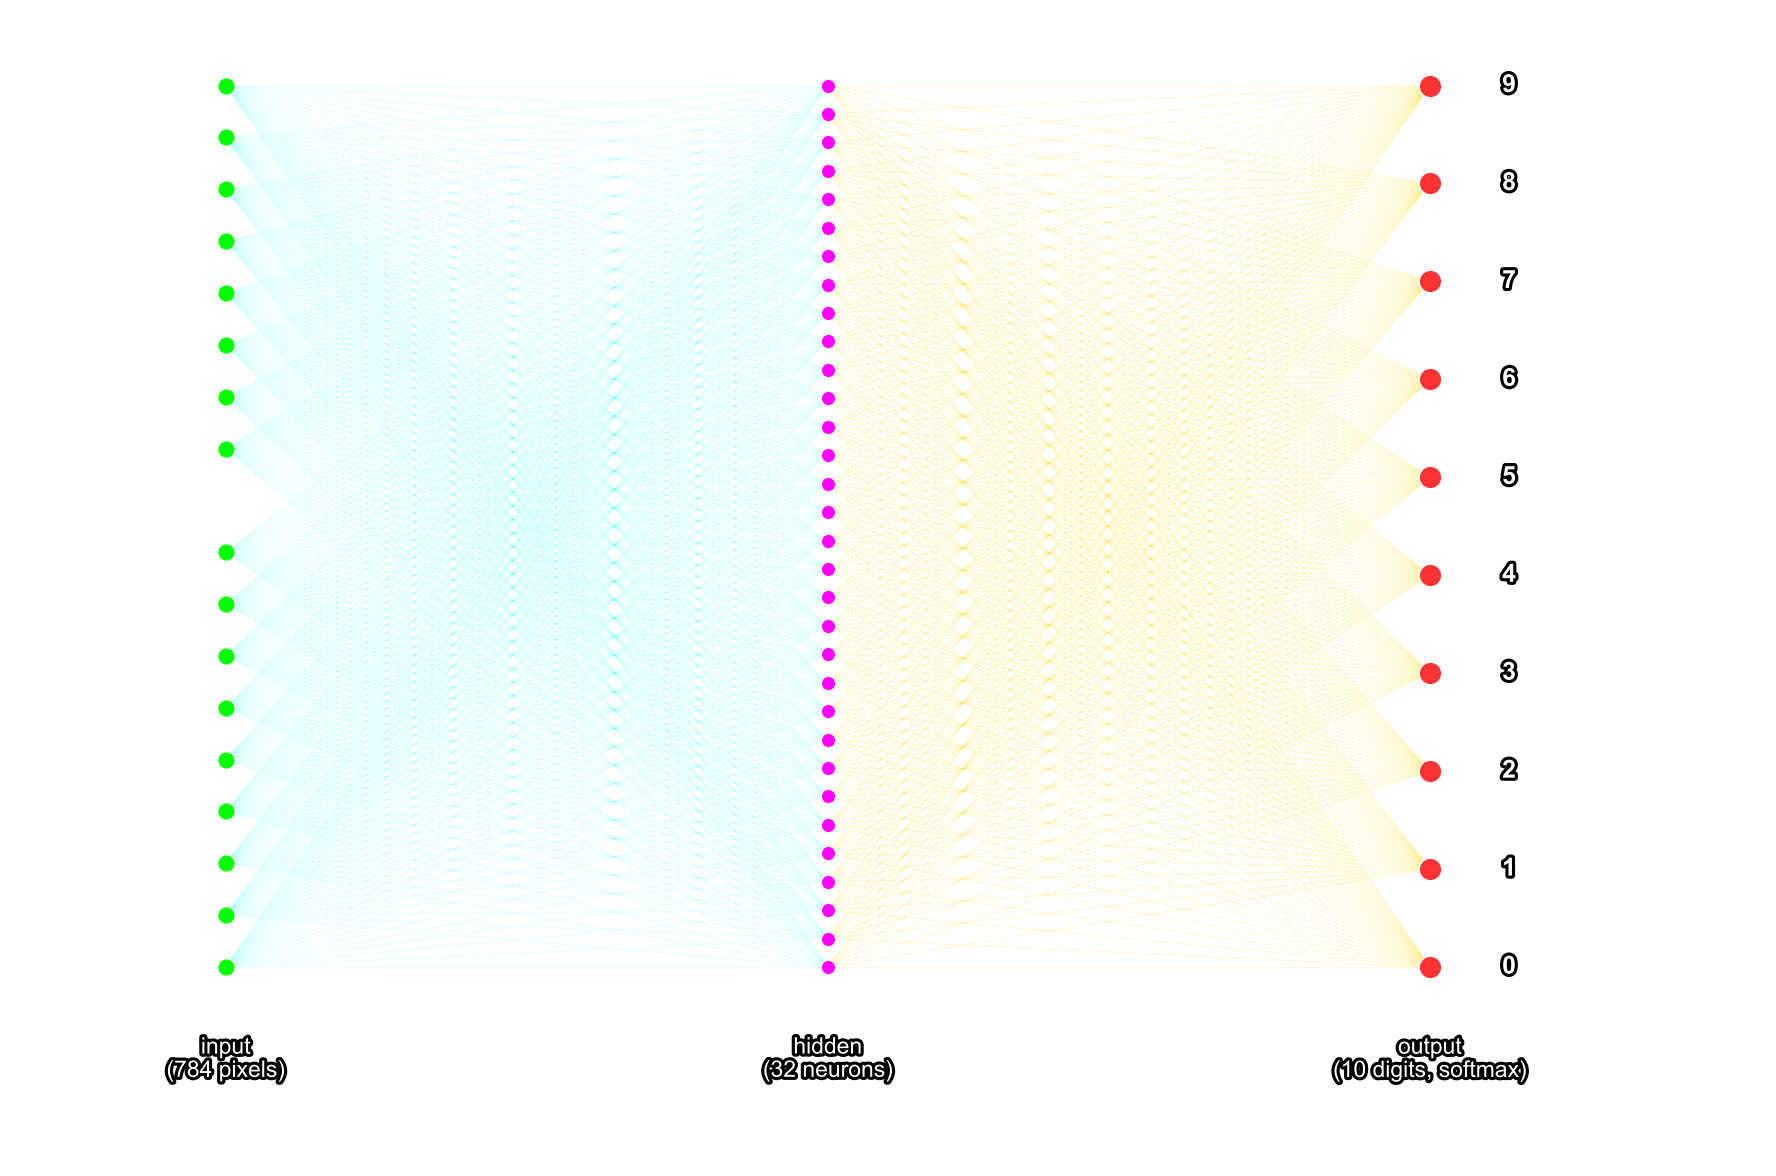

Reproduce this figure in Python.
import os
import matplotlib.pyplot as plt
import matplotlib.patheffects as pe

## set the color themes of the figures
style = open(os.path.join(os.path.dirname(__file__), "plot_style.py")).read()
exec(style)


def draw_fcnn_digit_classifier() -> None:
    """Plot a fully connected network classifying MNIST digits: 784 -> 32 -> 10 (softmax)."""
    fig, ax = plt.subplots(figsize=(12, 8))

    # X positions for layers
    x_input, x_hidden, x_output = 0.0, 1.0, 2.0

    # Y positions for nodes: input layer is shown as a truncated stack with a "..." gap
    n_input_shown = 18
    y_input = [i / (n_input_shown - 1) for i in range(n_input_shown)]
    gap_idx = n_input_shown // 2  # index used to draw the ellipsis, node omitted here

    n_hidden = 32
    y_hidden = [i / (n_hidden - 1) for i in range(n_hidden)]

    labels_output = [str(d) for d in range(10)]
    y_output = [i / (len(labels_output) - 1) for i in range(len(labels_output))]

    # Draw all fully connected edges (input -> hidden), skipping the omitted node
    for i, yi in enumerate(y_input):
        if i == gap_idx:
            continue
        for yh in y_hidden:
            ax.plot([x_input, x_hidden], [yi, yh], color="#00FFFF", alpha=0.08, linewidth=0.6)

    # Draw all fully connected edges (hidden -> output)
    for yh in y_hidden:
        for yo in y_output:
            ax.plot([x_hidden, x_output], [yh, yo], color="#FFD700", alpha=0.15, linewidth=0.6)

    # Draw nodes
    node_style = dict(s=70, edgecolors="white", linewidths=0.6, zorder=3)
    input_y_no_gap = [yi for i, yi in enumerate(y_input) if i != gap_idx]
    ax.scatter([x_input] * len(input_y_no_gap), input_y_no_gap, color="#00FF00", **node_style)
    y_gap = y_input[gap_idx]
    dy = (y_input[1] - y_input[0]) * 0.28
    ax.scatter([x_input] * 3, [y_gap - dy, y_gap, y_gap + dy], color="white", s=6, zorder=4)

    ax.scatter([x_hidden] * len(y_hidden), y_hidden, color="#FF00FF", s=45, edgecolors="white", linewidths=0.4, zorder=3)

    ax.scatter([x_output] * len(y_output), y_output, color="#FF3333", s=120, edgecolors="white", linewidths=0.8, zorder=3)
    halo = [pe.withStroke(linewidth=3, foreground="black")]
    for yo, label in zip(y_output, labels_output):
        ax.text(x_output + 0.12, yo, label, color="white", fontsize=12, fontweight="bold",
                 ha="left", va="center", zorder=4, path_effects=halo)

    ax.text(x_input, -0.08, "input\n(784 pixels)", color="white", fontsize=11,
             ha="center", va="top", path_effects=halo)
    ax.text(x_hidden, -0.08, "hidden\n(32 neurons)", color="white", fontsize=11,
             ha="center", va="top", path_effects=halo)
    ax.text(x_output, -0.08, "output\n(10 digits, softmax)", color="white", fontsize=11,
             ha="center", va="top", path_effects=halo)

    ax.set_xlim(-0.35, 2.55)
    ax.set_ylim(-0.22, 1.08)
    ax.axis("off")
    plt.tight_layout()
    plt.savefig(os.path.join(os.path.dirname(__file__), "FCNN_digits.png"), bbox_inches="tight", dpi=150, transparent=True)
    plt.show()


if __name__ == "__main__":
    draw_fcnn_digit_classifier()
